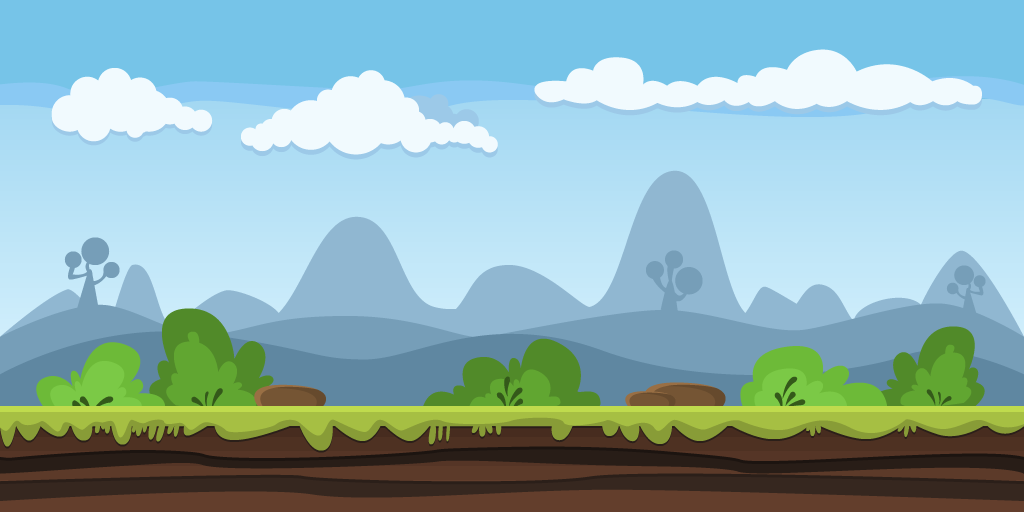
#> input picture art/original/back_animals.png, 1024 x 512 px, given in place of back_animals.png.png, which was not available
$ python compose-theme-card.py ../art/original/back_animals.png 1.0
#> lines starting #> are read from the running program, lines starting #| are printed output that depends on the picture; pictures that were not available may be replaced by others from this repository, and a replacement may not be noted
#!/usr/bin/env python3
"""Makes a theme's card pictures from the animals cards' frame: the scene inside the frame is
replaced by a crop of the theme's background with three of its characters standing on the ground.
Writes art/original/<theme>_theme_star_<0..3>.png. Usage, from the repository root:

    python3 tools/compose-theme-card.py ocean 0.78 ocean_1 ocean_3 ocean_6

The second argument is the background's ground line (fraction of its height); then three tiles."""
import sys
from PIL import Image

SCENE = (0.087, 0.18, 0.908, 0.566)   # the picture inside the card frame, as fractions of the card


def main():
    theme, ground = sys.argv[1], float(sys.argv[2])
    tiles = sys.argv[3:6]
    background = Image.open(f'art/original/back_{theme}.png').convert('RGBA')
    for stars in range(4):
        card = Image.open(f'art/original/animals_theme_star_{stars}.png').convert('RGBA')
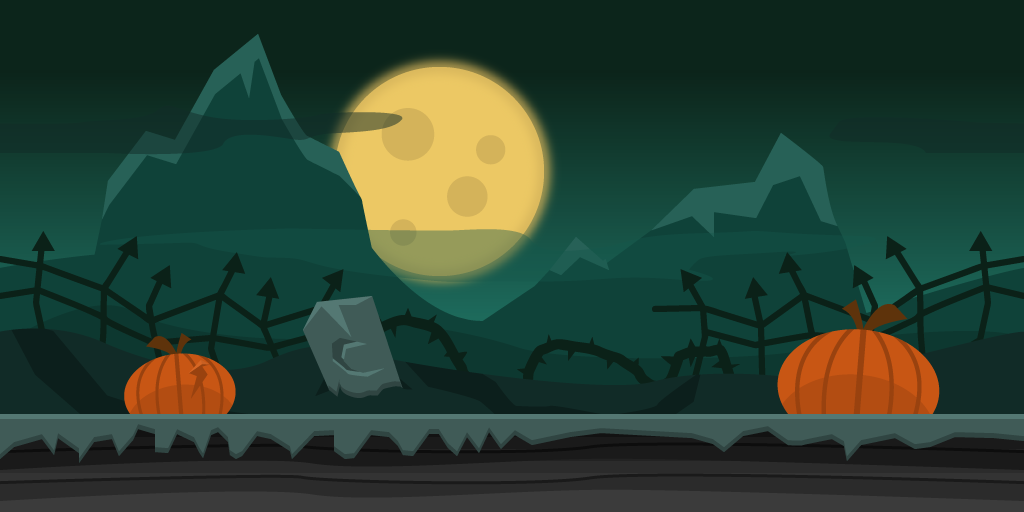
#> input picture art/original/back_horror.png, 1024 x 512 px, given in place of animals_theme_star_0.png, which was not available
        W, H = card.size
#> W = 1024; H = 512
        left, top, right, bottom = int(SCENE[0] * W), int(SCENE[1] * H), int(SCENE[2] * W), int(SCENE[3] * H)
#> left = 89; top = 92; right = 929; bottom = 289
        sw, sh = right - left, bottom - top
#> sw = 840; sh = 197
        # a crop of the background with the scene's shape, its bottom at the picture's bottom
        bw, bh = background.size
#> bw = 1024; bh = 512
        crop_h = int(bw * sh / sw)
#> crop_h = 240
        scene = background.crop((0, bh - crop_h, bw, bh)).resize((sw, sh), Image.LANCZOS)
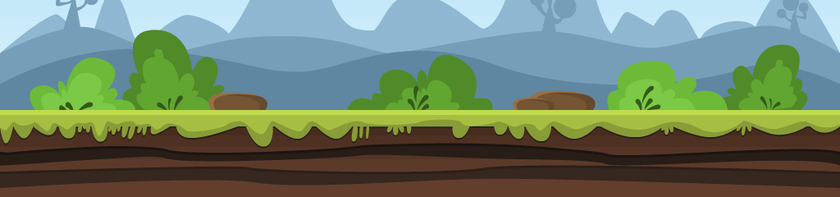
#> scene: PIL image 840x197 RGBA; mean R, G, B, A 111.4, 130.4, 107.6, 255
        # three characters on the ground, feet on the ground line
        ground_y = int((ground * bh - (bh - crop_h)) * sh / crop_h)
#> ground_y = 197
        size = int(sh * 0.62)
#> size = 122
        for i, name in enumerate(tiles):
            tile = Image.open(f'art/original/tiles/{name}.png').convert('RGBA').resize((size, size), Image.LANCZOS)
            x = int(sw * (0.2 + 0.3 * i)) - size // 2
            scene.alpha_composite(tile, (x, ground_y - int(size * 0.9)))
        card.paste(scene, (left, top))
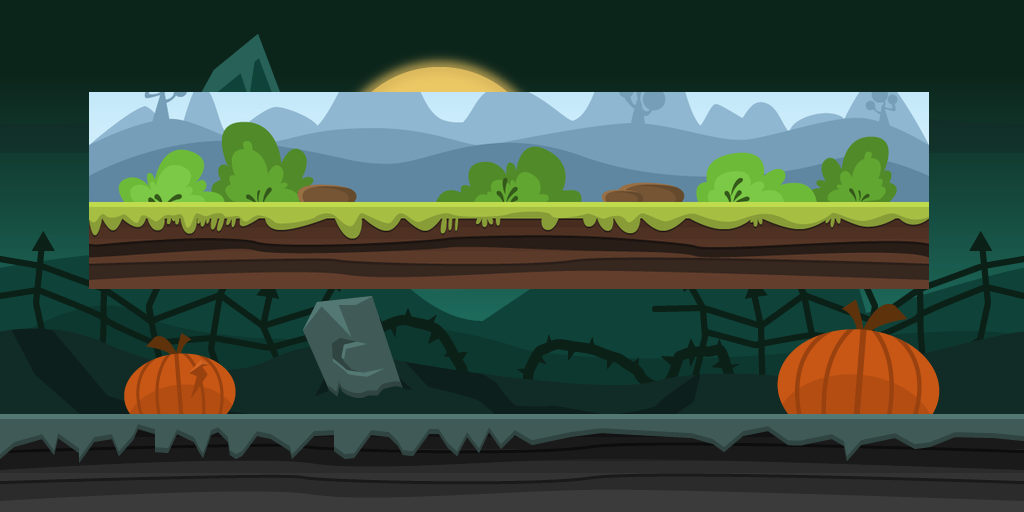
#> card: PIL image 1024x512 RGBA; mean R, G, B, A 59.2, 78.2, 64.1, 255
        card.save(f'art/original/{theme}_theme_star_{stars}.png')
        print(f'{theme}_theme_star_{stars}.png')


if __name__ == '__main__':
#> (the run stopped early here; a loop or call above may not have finished)
